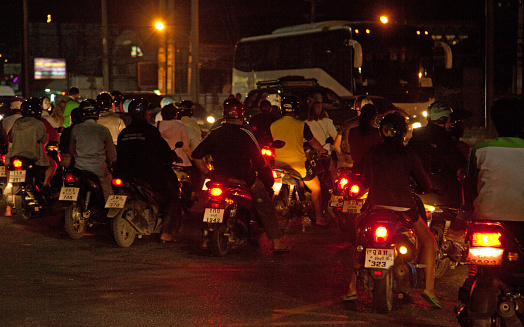
#> input picture Filters/test_image.jpg, 524 x 327 px
$ python UnsharpMask.py
#> lines starting #> are read from the running program, lines starting #| are printed output that depends on the picture
#> further down, image is the input picture: shape (327, 524, 3); mean B, G, R 16.8, 27.1, 60
from __future__ import print_function
import cv2 as cv
import numpy as np


def unsharp_mask(image, kernel_size=(5, 5), sigma=1.0, amount=1.0, threshold=0):
#> called with kernel_size = (5, 5), sigma = 1, amount = 1, threshold = 0
    blurred = cv.GaussianBlur(image, kernel_size, sigma)
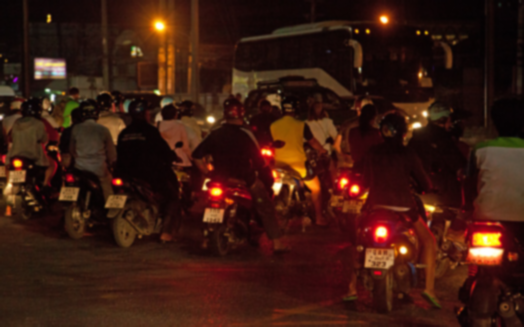
#> blurred: shape (327, 524, 3); mean B, G, R 16.8, 27.1, 60.1
    sharpened = float(amount + 1) * image - float(amount) * blurred
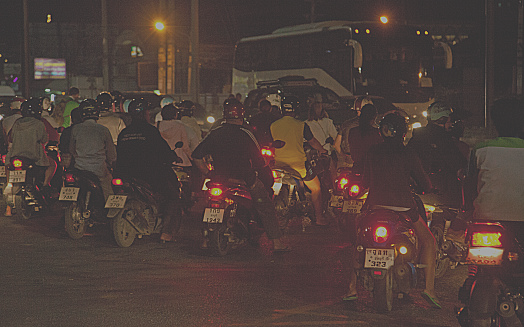
#> sharpened: shape (327, 524, 3) float64; mean B, G, R 16.8, 27.1, 60; drawn with min black and max white
    sharpened = np.maximum(sharpened, np.zeros(sharpened.shape))
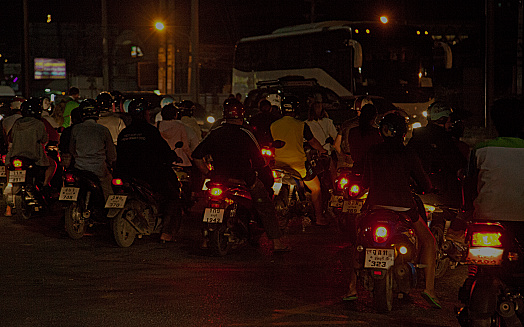
#> sharpened: shape (327, 524, 3) float64; mean B, G, R 17.3, 27.7, 60.3; drawn with min black and max white
    sharpened = np.minimum(sharpened, 255 * np.ones(sharpened.shape))
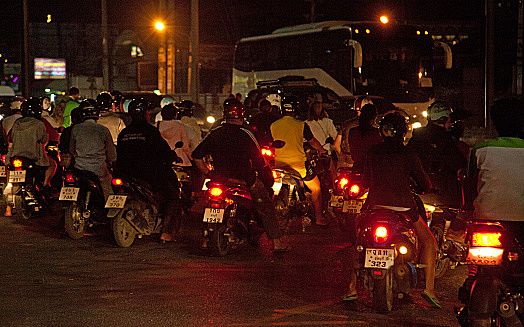
#> sharpened: shape (327, 524, 3) float64; mean B, G, R 17.2, 27.5, 59.9
    sharpened = sharpened.round().astype(np.uint8)
    if threshold > 0:
        low_contrast_mask = np.absolute(image - blurred) < threshold
        np.copyto(sharpened, image, where=low_contrast_mask)
    return sharpened


image = cv.imread('test_image.jpg')
sharpened_image = unsharp_mask(image)
cv.imwrite('unsharpmask_test_image.jpg', sharpened_image)


img = cv.imread(cv.samples.findFile('unsharpmask_test_image.jpg'))
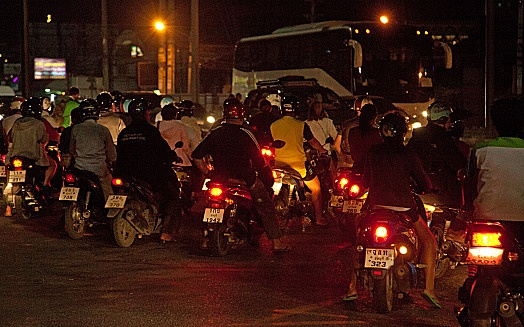
#> img: shape (327, 524, 3); mean B, G, R 18, 27.8, 59.7
if img is None:
    print('Could not open or find the image: ', 'unsharpmask_test_image.jpg')
    exit(0)

contrast = 3.0
brightness = 33

new_img = cv.convertScaleAbs(img, alpha = contrast, beta = brightness)
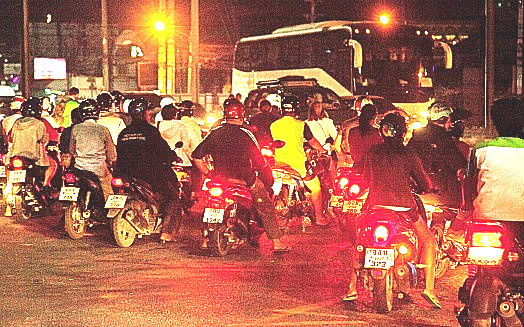
#> new_img: shape (327, 524, 3); mean B, G, R 82.2, 104.1, 173.9
cv.imwrite('unsharpmask_test_image.jpg', new_img)
cv.waitKey()
